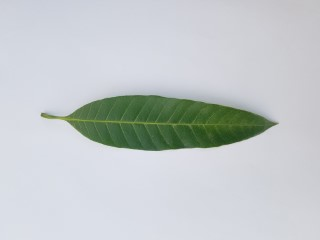
#> input picture data/healthy/mango/20211231_123105 (Custom).jpg, 320 x 240 px, found by its file name; its folder holds only this picture in this run
$ python find_good_img_size.py
#> lines starting #> are read from the running program, lines starting #| are printed output that depends on the picture
"""
Find optimal image size for leaf classification.
Tests different sizes and shows the visual difference.
"""

import os
import matplotlib.pyplot as plt
from PIL import Image
from typing import List, Tuple

def test_sizes(
    image_path: str,
    sizes: List[Tuple[int, int]],
    title: str = "Leaf Sample"
) -> None:
    """Show the same image at different resolutions."""

    original = Image.open(image_path).convert("RGB")
    w, h = original.size

    fig, axes = plt.subplots(1, len(sizes) + 1, figsize=(3*(len(sizes)+1), 3))

    # Original
    axes[0].imshow(original)
    axes[0].set_title(f"Original\n{w}×{h}")
    axes[0].axis('off')

    # Resized versions
    for i, size in enumerate(sizes):
        resized = original.resize(size)
        axes[i+1].imshow(resized)
        axes[i+1].set_title(f"{size[0]}×{size[1]}\n{size[0]*size[1]} pixels")
        axes[i+1].axis('off')

    plt.suptitle(title, fontsize=14)
    plt.tight_layout()
    plt.show()


def compare_across_sizes(
    image_paths: List[str],
    labels: List[str],
    size: Tuple[int, int]
) -> None:
    """Show multiple images at a specific size."""

    cols = 4
    rows = (len(image_paths) + cols - 1) // cols

    fig, axes = plt.subplots(rows, cols, figsize=(12, 3*rows))
    axes = axes.flatten()

    for i, (img_path, label) in enumerate(zip(image_paths, labels)):
        img = Image.open(img_path).convert("RGB").resize(size)
        axes[i].imshow(img)
        axes[i].set_title(f"{label}\n{size[0]}×{size[1]}", fontsize=9)
        axes[i].axis('off')

    for i in range(len(image_paths), len(axes)):
        axes[i].axis('off')

    plt.suptitle(f"All Images at {size[0]}×{size[1]}", fontsize=14)
    plt.tight_layout()
    plt.show()


# ============================================
# Experiment
# ============================================

if __name__ == "__main__":
    # Path to your data (adjust as needed)
    data_folder = r"C:\Users\solan\Desktop\github\AI\plant-detector-by-leaves\data\healthy"

    # Pick one sample from each class
    samples = []
    labels = []

    for class_name in ["parijat", "mango", "money-plant"]:
        folder = os.path.join(data_folder, class_name)
        if os.path.exists(folder):
            files = [f for f in os.listdir(folder) if f.endswith(('.jpg', '.jpeg', '.png'))]
            if files:
                samples.append(os.path.join(folder, files[0]))
                labels.append(class_name)
#> pass 2 of the loop `for class_name in ["parijat", "mango", "money-plant"]:`:

    if not samples:
        print("No images found!")
        exit(1)

    print("=" * 60)
    print("IMAGE SIZE EXPERIMENT")
    print("=" * 60)
    print(f"Testing with: {', '.join(labels)}")

    # Test different sizes on one Parijat leaf
    print("\n1️⃣ How size affects detail on a Parijat leaf:")
    sizes = [
           # 4× more pixels
        (96, 96),    # 9× more pixels
        (128, 128),  # 16× more pixels

        (152,152),
        (252,252)
    ]

    # Find a Parijat leaf
    parijat_folder = os.path.join(data_folder, "parijat")
    if os.path.exists(parijat_folder):
        parijat_files = [f for f in os.listdir(parijat_folder) if f.endswith(('.jpg', '.jpeg', '.png'))]
        if parijat_files:
            test_sizes(os.path.join(parijat_folder, parijat_files[0]), sizes, "Parijat Leaf at Different Sizes")

    # Show all three classes at a candidate size
    print("\n2️⃣ How all classes look at 64×64:")
    compare_across_sizes(samples, labels, (64, 64))
#> in compare_across_sizes, `img = Image.open(img_path).convert("RGB").resize(size)`:
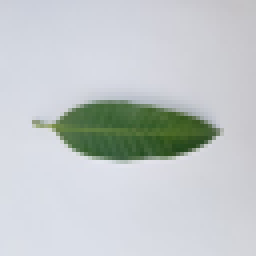
#> img: PIL image 64x64 RGB (shown 4 times larger); mean R, G, B 195.4, 201, 202.6
#> pass 2 of the loop in compare_across_sizes, `for i, (img_path, label) in enumerate(zip(image_paths, labels)):`:
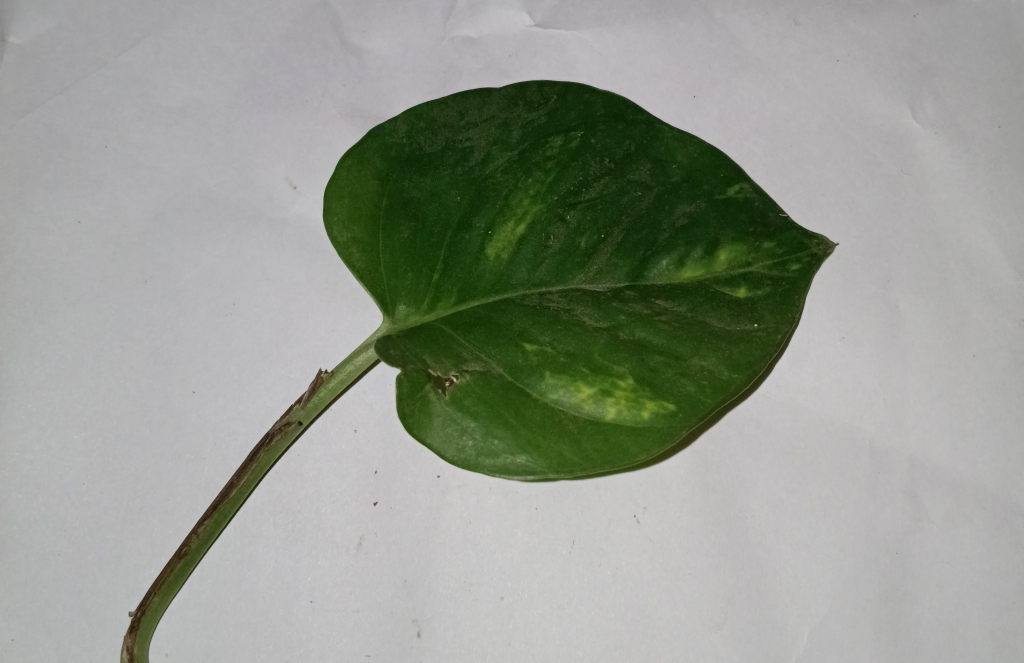
#> input picture data/healthy/money-plant/(1000).jpg, 3072 x 1988 px, found by its file name (shown at 1/3 size)
#> in compare_across_sizes, `plt.show()`:
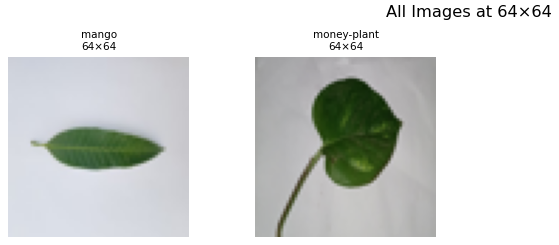
#> figure drawn by matplotlib, 2 panels

    print("\n3️⃣ How all classes look at 96×96:")
    compare_across_sizes(samples, labels, (96, 96))
#> pass 2 of the loop in compare_across_sizes, `for i, (img_path, label) in enumerate(zip(image_paths, labels)):`:
#> in compare_across_sizes (call 2), `img = Image.open(img_path).convert("RGB").resize(size)`:
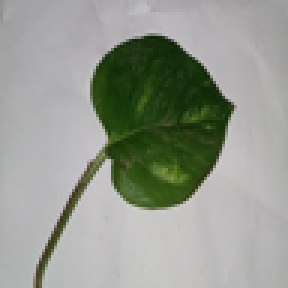
#> img: PIL image 96x96 RGB (shown 3 times larger); mean R, G, B 149.1, 154.2, 144.2

    print("\n4️⃣ How all classes look at 128×128:")
    compare_across_sizes(samples, labels, (128, 128))
#> call 3 of compare_across_sizes, with size = (128, 128)
#> pass 2 of the loop in compare_across_sizes, `for i, (img_path, label) in enumerate(zip(image_paths, labels)):`:
#> in compare_across_sizes (call 3), `plt.show()`:
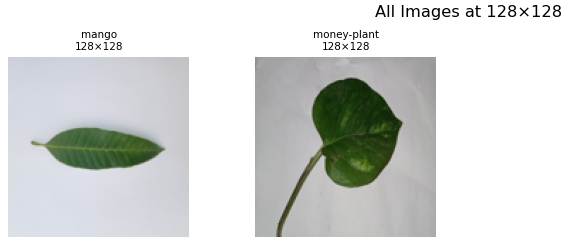
#> figure drawn by matplotlib, 2 panels
    compare_across_sizes(samples, labels, (152, 152))
#> pass 2 of the loop in compare_across_sizes, `for i, (img_path, label) in enumerate(zip(image_paths, labels)):`:
#> in compare_across_sizes (call 4), `img = Image.open(img_path).convert("RGB").resize(size)`:
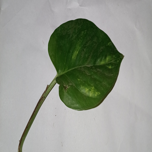
#> img: PIL image 152x152 RGB; mean R, G, B 149.1, 154.2, 144.2
    compare_across_sizes(samples, labels, (252, 252))
#> pass 2 of the loop in compare_across_sizes, `for i, (img_path, label) in enumerate(zip(image_paths, labels)):`:
#> in compare_across_sizes (call 5), `plt.show()`:
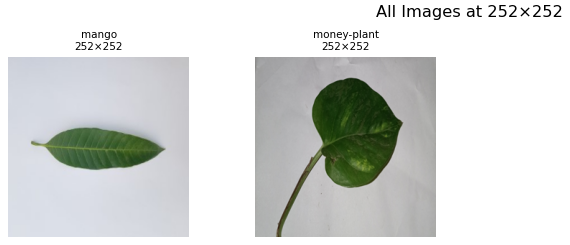
#> figure drawn by matplotlib, 2 panels
